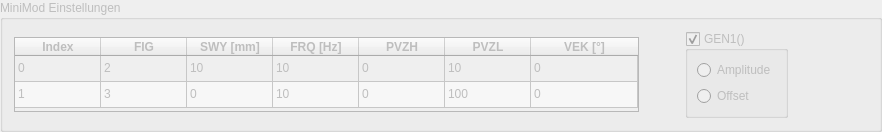
     <widget class="QGroupBox" name="minimod_para">
      <property name="enabled">
       <bool>false</bool>
      </property>
      <property name="minimumSize">
       <size>
        <width>0</width>
        <height>0</height>
       </size>
      </property>
      <property name="maximumSize">
       <size>
        <width>16777215</width>
        <height>120</height>
       </size>
      </property>
      <property name="toolTip">
       <string>&lt;html&gt;&lt;head/&gt;&lt;body&gt;&lt;p&gt;In diesem Dialog werden die Parameter der Funktionsgeneratoren der Minimode gesetzt.&lt;/p&gt;&lt;/body&gt;&lt;/html&gt;</string>
      </property>
      <property name="title">
       <string>MiniMod Einstellungen</string>
      </property>
      <property name="checkable">
       <bool>false</bool>
      </property>
      <property name="checked">
       <bool>false</bool>
      </property>
      <layout class="QVBoxLayout" name="verticalLayout_2">
       <item>
        <layout class="QHBoxLayout" name="horizontalLayout_9">
         <item>
          <widget class="QTableWidget" name="tab_xy">
           <property name="minimumSize">
            <size>
             <width>625</width>
             <height>0</height>
            </size>
           </property>
           <property name="maximumSize">
            <size>
             <width>16777215</width>
             <height>75</height>
            </size>
           </property>
           <property name="baseSize">
            <size>
             <width>0</width>
             <height>0</height>
            </size>
           </property>
           <property name="lineWidth">
            <number>0</number>
           </property>
           <property name="alternatingRowColors">
            <bool>true</bool>
           </property>
           <attribute name="horizontalHeaderMinimumSectionSize">
            <number>71</number>
           </attribute>
           <attribute name="horizontalHeaderDefaultSectionSize">
            <number>86</number>
           </attribute>
           <attribute name="horizontalHeaderShowSortIndicator" stdset="0">
            <bool>true</bool>
           </attribute>
           <attribute name="horizontalHeaderStretchLastSection">
            <bool>true</bool>
           </attribute>
           <attribute name="verticalHeaderVisible">
            <bool>false</bool>
           </attribute>
           <attribute name="verticalHeaderDefaultSectionSize">
            <number>26</number>
           </attribute>
           <row>
            <property name="text">
             <string>Neue Zeile</string>
            </property>
           </row>
           <row>
            <property name="text">
             <string>Neue Zeile</string>
            </property>
           </row>
           <column>
            <property name="text">
             <string>Index</string>
            </property>
            <property name="font">
             <font>
              <weight>75</weight>
              <bold>true</bold>
             </font>
            </property>
           </column>
           <column>
            <property name="text">
             <string>FIG</string>
            </property>
            <property name="font">
             <font>
              <weight>75</weight>
              <bold>true</bold>
             </font>
            </property>
           </column>
           <column>
            <property name="text">
             <string>SWY [mm]</string>
            </property>
            <property name="font">
             <font>
              <weight>75</weight>
              <bold>true</bold>
             </font>
            </property>
           </column>
           <column>
            <property name="text">
             <string>FRQ [Hz]</string>
            </property>
            <property name="font">
             <font>
              <weight>75</weight>
              <bold>true</bold>
             </font>
            </property>
           </column>
           <column>
            <property name="text">
             <string>PVZH</string>
            </property>
            <property name="font">
             <font>
              <weight>75</weight>
              <bold>true</bold>
             </font>
            </property>
           </column>
           <column>
            <property name="text">
             <string>PVZL</string>
            </property>
            <property name="font">
             <font>
              <weight>75</weight>
              <bold>true</bold>
             </font>
            </property>
           </column>
           <column>
            <property name="text">
             <string>VEK [°]</string>
            </property>
            <property name="font">
             <font>
              <weight>75</weight>
              <bold>true</bold>
             </font>
            </property>
           </column>
           <item row="0" column="0">
            <property name="text">
             <string>0</string>
            </property>
           </item>
           <item row="0" column="1">
            <property name="text">
             <string>2</string>
            </property>
           </item>
           <item row="0" column="2">
            <property name="text">
             <string>10</string>
            </property>
           </item>
           <item row="0" column="3">
            <property name="text">
             <string>10</string>
            </property>
           </item>
           <item row="0" column="4">
            <property name="text">
             <string>0</string>
            </property>
           </item>
           <item row="0" column="5">
            <property name="text">
             <string>10</string>
            </property>
           </item>
           <item row="0" column="6">
            <property name="text">
             <string>0</string>
            </property>
           </item>
           <item row="1" column="0">
            <property name="text">
             <string>1</string>
            </property>
           </item>
           <item row="1" column="1">
            <property name="text">
             <string>3</string>
            </property>
           </item>
           <item row="1" column="2">
            <property name="text">
             <string>0</string>
            </property>
           </item>
           <item row="1" column="3">
            <property name="text">
             <string>10</string>
            </property>
           </item>
           <item row="1" column="4">
            <property name="text">
             <string>0</string>
            </property>
           </item>
           <item row="1" column="5">
            <property name="text">
             <string>100</string>
            </property>
           </item>
           <item row="1" column="6">
            <property name="text">
             <string>0</string>
            </property>
           </item>
          </widget>
         </item>
         <item>
          <spacer name="horizontalSpacer_6">
           <property name="orientation">
            <enum>Qt::Horizontal</enum>
           </property>
           <property name="sizeHint" stdset="0">
            <size>
             <width>40</width>
             <height>20</height>
            </size>
           </property>
          </spacer>
         </item>
         <item>
          <widget class="QGroupBox" name="gen_versch">
           <property name="enabled">
            <bool>false</bool>
           </property>
           <property name="title">
            <string>GEN1()</string>
           </property>
           <property name="checkable">
            <bool>true</bool>
           </property>
           <property name="checked">
            <bool>true</bool>
           </property>
           <layout class="QVBoxLayout" name="verticalLayout_18">
            <item>
             <widget class="QRadioButton" name="radioButton">
              <property name="text">
               <string>Amplitude</string>
              </property>
             </widget>
            </item>
            <item>
             <widget class="QRadioButton" name="radioButton_2">
              <property name="text">
               <string>Offset</string>
              </property>
             </widget>
            </item>
           </layout>
          </widget>
         </item>
         <item>
          <spacer name="horizontalSpacer_9">
           <property name="orientation">
            <enum>Qt::Horizontal</enum>
           </property>
           <property name="sizeHint" stdset="0">
            <size>
             <width>40</width>
             <height>20</height>
            </size>
           </property>
          </spacer>
         </item>
         <item>
          <spacer name="horizontalSpacer_10">
           <property name="orientation">
            <enum>Qt::Horizontal</enum>
           </property>
           <property name="sizeHint" stdset="0">
            <size>
             <width>40</width>
             <height>20</height>
            </size>
           </property>
          </spacer>
         </item>
        </layout>
       </item>
      </layout>
     </widget>
